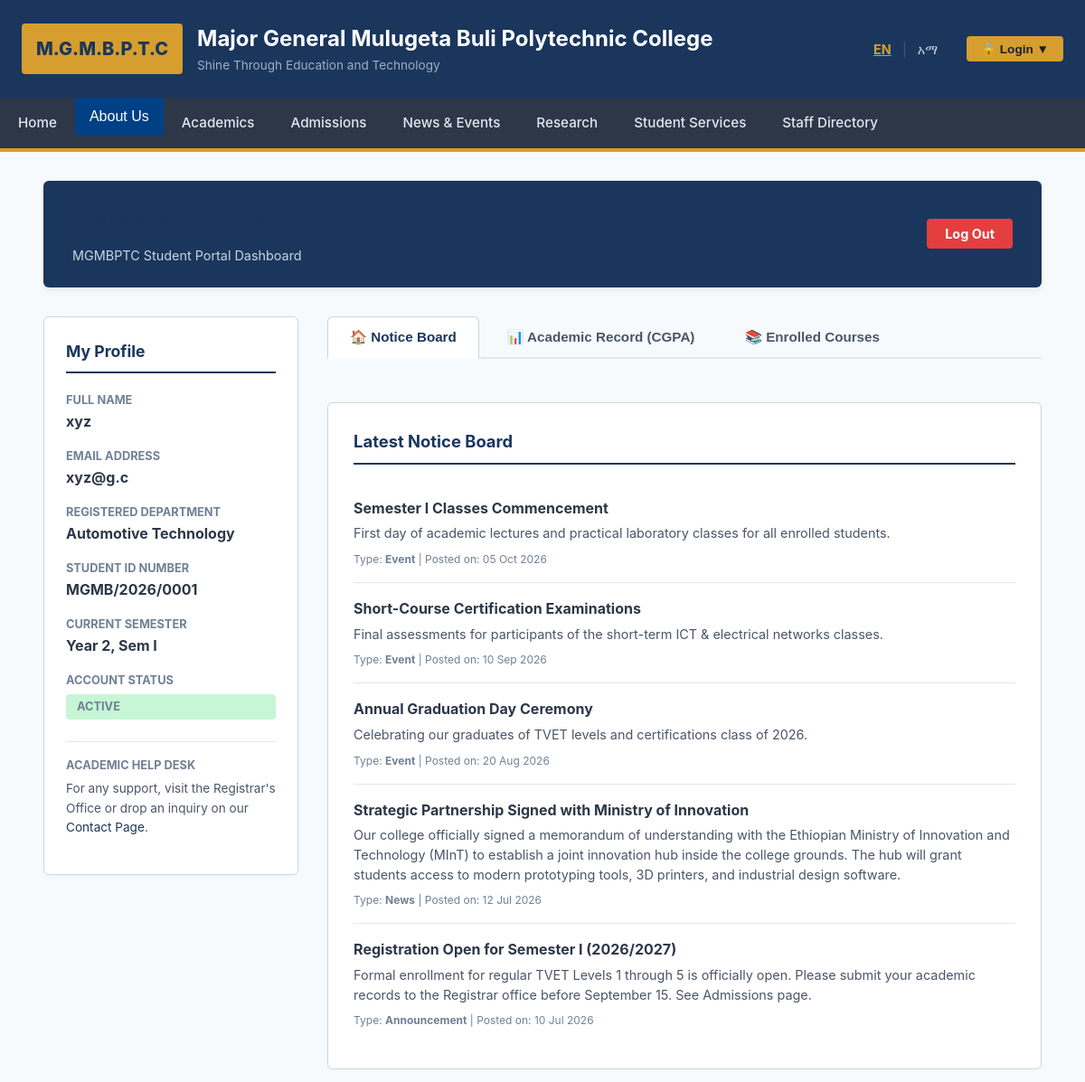
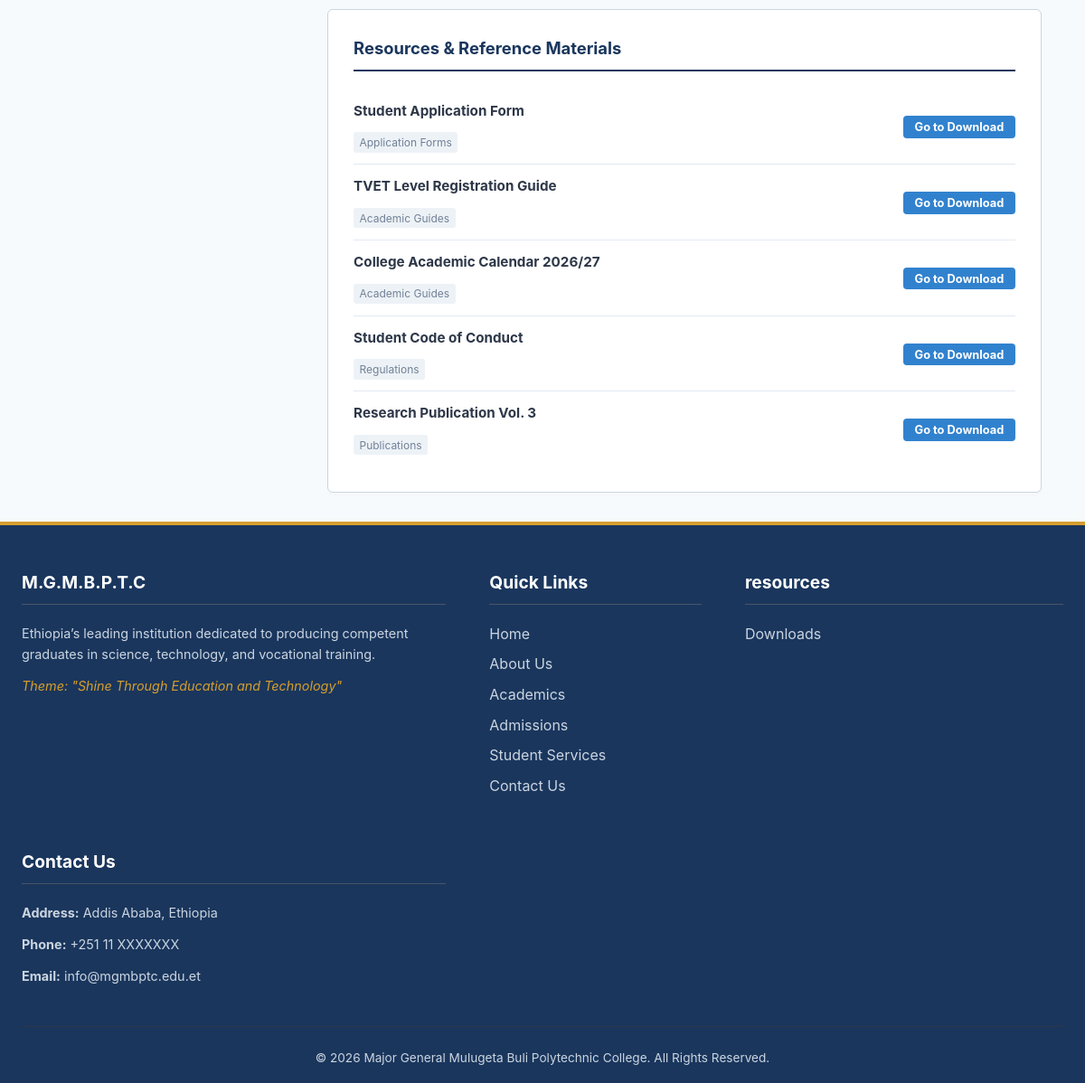
/student_portal.php (signed in), run on the app's committed database (2 pictures, top to bottom).
### tables this page shows
CREATE TABLE `students` (
  `id` int(11) NOT NULL,
  `full_name` varchar(100) NOT NULL,
  `email` varchar(100) NOT NULL,
  `password_hash` varchar(255) NOT NULL,
  `department` varchar(100) DEFAULT NULL,
  `student_id_no` varchar(50) DEFAULT NULL,
  `status` varchar(20) DEFAULT 'Active',
  `created_at` timestamp NOT NULL DEFAULT current_timestamp(),
  `must_change_password` tinyint(1) NOT NULL DEFAULT 1,
  `admission_ref_id` int(11) DEFAULT NULL
);

CREATE TABLE `news_events` (
  `id` int(11) NOT NULL,
  `title_en` varchar(255) NOT NULL,
  `title_am` varchar(255) NOT NULL,
  `content_en` text NOT NULL,
  `content_am` text NOT NULL,
  `type` enum('news','event','announcement') NOT NULL,
  `date_posted` date NOT NULL,
  `created_at` timestamp NOT NULL DEFAULT current_timestamp()
);

CREATE TABLE `downloads` (
  `id` int(11) NOT NULL,
  `title` varchar(200) NOT NULL,
  `description` varchar(255) DEFAULT NULL,
  `category` varchar(100) DEFAULT 'General',
  `file_name` varchar(255) NOT NULL,
  `created_at` timestamp NOT NULL DEFAULT current_timestamp()
);

### student_portal.php (the view, shortened to what this page needs)
<?php
require_once __DIR__ . '/includes/db.php';
$student_id = $_SESSION['student_id'];
require_once __DIR__ . '/includes/header.php';
$student = null;
$announcements = [];
$downloads = [];
$student_grades = [];
if ($pdo) {
    try {
        $stmt = $pdo->prepare("SELECT * FROM students WHERE id = :id");
        $stmt->execute([':id' => $student_id]);
        $student = $stmt->fetch();
        $announcements = $pdo->query("SELECT * FROM news_events ORDER BY date_posted DESC LIMIT 5")->fetchAll();
        $downloads = $pdo->query("SELECT * FROM downloads ORDER BY created_at DESC LIMIT 5")->fetchAll();
        $stmt_g = $pdo->prepare("
            SELECT g.*, c.course_code, c.course_title, c.credit_hours, c.department
            FROM grades g
            JOIN courses c ON g.course_id = c.id
            WHERE g.student_id = :student_id
            ORDER BY g.semester ASC, c.course_code ASC
        ");
        $stmt_g->execute([':student_id' => $student_id]);
        $student_grades = $stmt_g->fetchAll();
    } catch (\PDOException $e) {
        $db_error = $e->getMessage();
    }
}
$current_semester = 'Year 2, Sem I';
if (!empty($student_grades)) {
    $last_item = end($student_grades);
    $current_semester = $last_item['semester'];
}
    ?>
<div class="portal-container">
    <div class="portal-header">
        <div>
            <h2>Welcome back, <?php echo htmlspecialchars($student['full_name']); ?>!</h2>
            <p>MGMBPTC Student Portal Dashboard</p>
        </div>
        <div>
            <a href="student_logout.php" class="logout-btn">Log Out</a>
        </div>
    </div>
    <div class="dashboard-grid">
        <div class="profile-card">
            <h3>My Profile</h3>
            <div class="profile-detail">
                <span>Full Name</span>
                <strong><?php echo htmlspecialchars($student['full_name']); ?></strong>
            </div>
            <div class="profile-detail">
                <span>Email Address</span>
                <strong><?php echo htmlspecialchars($student['email']); ?></strong>
            </div>
            <div class="profile-detail">
                <span>Registered Department</span>
                <strong><?php echo htmlspecialchars($student['department']); ?></strong>
            </div>
            <div class="profile-detail">
                <span>Student ID Number</span>
                <strong><?php echo htmlspecialchars($student['student_id_no'] ?: 'Pending Assignment'); ?></strong>
            </div>
            <div class="profile-detail">
                <span>Current Semester</span>
                <strong><?php echo htmlspecialchars($current_semester); ?></strong>
            </div>
            <div class="profile-detail">
                <span>Account Status</span>
                <div>
                    <span class="status-badge"><?php echo htmlspecialchars($student['status']); ?></span>
                </div>
            </div>
            <div class="profile-detail" style="margin-top: 1.5rem; padding-top: 1rem; border-top: 1px solid #e2e8f0;">
                <span>Academic Help Desk</span>
                <p style="font-size: 0.85rem; color: #4a5568; margin-top: 0.25rem;">
                    For any support, visit the Registrar's Office or drop an inquiry on our <a href="contact.php">Contact Page</a>.
                </p>
            </div>
        </div>
        <div class="main-panel">
            <div class="portal-tabs">
                <button class="portal-tab-btn active" onclick="switchPortalTab(event, 'tabHome')">&#127968; Notice Board</button>
                <button class="portal-tab-btn" onclick="switchPortalTab(event, 'tabAcademics')">&#128202; Academic Record (CGPA)</button>
                <button class="portal-tab-btn" onclick="switchPortalTab(event, 'tabCourses')">&#128218; Enrolled Courses</button>
            </div>
            <div class="portal-tab-content active" id="tabHome">
                <div class="content-card" style="margin-bottom: 1.5rem;">
                    <h3>Latest Notice Board</h3>
                    <?php foreach ($announcements as $item): ?>
                        <div class="announcement-item">
                            <h4><?php echo htmlspecialchars($item['title_en'] ?? $item['title_am']); ?></h4>
                            <p><?php echo htmlspecialchars($item['content_en'] ?? $item['content_am']); ?></p>
                            <div class="announcement-meta">
                                Type: <strong><?php echo ucfirst($item['type']); ?></strong> | Posted on: <?php echo date('d M Y', strtotime($item['date_posted'] ?? $item['created_at'])); ?>
                            </div>
                        </div>
                    <?php endforeach; ?>
                </div>
                <div class="content-card">
                    <h3>Resources & Reference Materials</h3>
                    <ul class="download-list">
                        <?php foreach ($downloads as $item): ?>
                            <li class="download-item">
                                <div class="download-item-info">
                                    <h4><?php echo htmlspecialchars($item['title']); ?></h4>
                                    <span><?php echo htmlspecialchars($item['category']); ?></span>
                                </div>
                                <div>
                                    <a href="downloads.php" class="btn-download-link">Go to Download</a>
                                </div>
                            </li>
                        <?php endforeach; ?>
                    </ul>
                </div>
            </div>
        </div>
    </div>
</div>
<?php
require_once __DIR__ . '/includes/footer.php';
?>

### css/style.css (style rules this page uses)
:root { --primary-color: #1a365d; --accent-color: #d69e2e; --text-color: #2d3748; --bg-light: #f7fafc; --bg-white: #ffffff; --border-color: #cbd5e0; --font-stack: -apple-system, BlinkMacSystemFont, "Segoe UI", Roboto, Helvetica, Arial, sans-serif; --max-width: 1200px; }
* { margin: 0; padding: 0; box-sizing: border-box; }
body { font-family: var(--font-stack); color: var(--text-color); background-color: var(--bg-light); line-height: 1.6; }
a { color: var(--primary-color); text-decoration: none; }
h1, h2, h3, h4, h5, h6 { color: var(--primary-color); margin-bottom: 0.5rem; font-weight: 700; }

### student_portal.php (style rules this page uses)
.portal-container { max-width: 1200px; margin: 2rem auto; padding: 0 1.5rem; }
.portal-header { display: flex; justify-content: space-between; align-items: center; margin-bottom: 2rem; background: #1a365d; color: #fff; padding: 1.5rem 2rem; border-radius: 6px; box-shadow: 0 4px 6px rgba(0,0,0,0.05); }
.portal-header h2 { font-size: 1.5rem; }
.portal-header p { font-size: 0.9rem; color: #cbd5e0; }
.logout-btn { background-color: #e53e3e; color: #fff; padding: 0.5rem 1.25rem; border-radius: 4px; font-weight: bold; text-decoration: none; font-size: 0.9rem; }
.dashboard-grid { display: grid; grid-template-columns: 1fr 2.8fr; gap: 2rem; }
.profile-card { background: #fff; border: 1px solid #cbd5e0; border-radius: 6px; padding: 1.5rem; align-self: start; box-shadow: 0 2px 4px rgba(0,0,0,0.02); }
.profile-card h3 { color: #1a365d; margin-bottom: 1.25rem; border-bottom: 2px solid #1a365d; padding-bottom: 0.5rem; font-size: 1.1rem; }
.profile-detail { margin-bottom: 1rem; }
.profile-detail span { display: block; font-size: 0.8rem; color: #718096; text-transform: uppercase; font-weight: bold; }
.profile-detail strong { font-size: 1rem; color: #2d3748; }
.status-badge { display: inline-block; padding: 0.25rem 0.75rem; border-radius: 4px; font-size: 0.85rem; font-weight: bold; background: #c6f6d5; color: #22543d; margin-top: 0.25rem; }
.main-panel { display: flex; flex-direction: column; gap: 1.5rem; }
.content-card { background: #fff; border: 1px solid #cbd5e0; border-radius: 6px; padding: 1.75rem; box-shadow: 0 2px 4px rgba(0,0,0,0.02); }
.content-card h3 { color: #1a365d; margin-bottom: 1.25rem; border-bottom: 2px solid #1a365d; padding-bottom: 0.5rem; font-size: 1.15rem; }
.portal-tabs { display: flex; gap: 0.35rem; border-bottom: 2px solid #e2e8f0; margin-bottom: 1.5rem; }
.portal-tab-btn { background: none; border: none; padding: 0.85rem 1.5rem; font-size: 0.95rem; font-weight: bold; color: #4a5568; cursor: pointer; border-radius: 6px 6px 0 0; transition: all 0.2s; border: 1px solid transparent; margin-bottom: -2px; }
.portal-tab-btn.active { color: #1a365d; background: #fff; border-color: #cbd5e0 #cbd5e0 #fff #cbd5e0; border-bottom-color: #fff; }
.portal-tab-content { display: none; }
.portal-tab-content.active { display: block; }
.announcement-item { border-bottom: 1px solid #e2e8f0; padding: 1rem 0; }
.announcement-item:last-child { border-bottom: none; }
.announcement-item h4 { color: #2d3748; font-size: 1rem; margin-bottom: 0.25rem; }
.announcement-item p { color: #4a5568; font-size: 0.9rem; line-height: 1.5; }
.announcement-meta { font-size: 0.75rem; color: #718096; margin-top: 0.5rem; }
.download-list { list-style: none; }
.download-item { display: flex; justify-content: space-between; align-items: center; padding: 0.75rem 0; border-bottom: 1px solid #e2e8f0; }
.download-item:last-child { border-bottom: none; }
.download-item-info h4 { color: #2d3748; font-size: 0.95rem; }
.download-item-info span { font-size: 0.75rem; color: #718096; background: #edf2f7; padding: 0.1rem 0.4rem; border-radius: 3px; margin-top: 0.2rem; display: inline-block; }
.btn-download-link { background-color: #3182ce; color: white; padding: 0.3rem 0.8rem; border-radius: 4px; text-decoration: none; font-size: 0.8rem; font-weight: bold; }

### data on the page
students: full_name "xyz", email "xyz@g.c", department "Automotive Technology", student_id_no "MGMB/2026/0001", status "ACTIVE"
news_events: title_en "Semester I Classes Commencement", content_en "First day of academic lectures and practical laboratory classes for all enrolled students.", type "Event", date_posted "05 Oct 2026"
news_events: title_en "Short-Course Certification Examinations", content_en "Final assessments for participants of the short-term ICT & electrical networks classes.", type "Event", date_posted "10 Sep 2026"
news_events: title_en "Annual Graduation Day Ceremony", content_en "Celebrating our graduates of TVET levels and certifications class of 2026.", type "Event", date_posted "20 Aug 2026"
news_events: title_en "Strategic Partnership Signed with Ministry of Innovation", content_en "Our college officially signed a memorandum of understanding with the Ethiopian Ministry of Innovation and Technology (MInT) to establish a joint innovation hub inside the college grounds. The hub will grant students access to modern prototyping tools, 3D printers, and industrial design software.", type "News", date_posted "12 Jul 2026"
news_events: title_en "Registration Open for Semester I (2026/2027)", content_en "Formal enrollment for regular TVET Levels 1 through 5 is officially open. Please submit your academic records to the Registrar office before September 15. See Admissions page.", type "Announcement", date_posted "10 Jul 2026"
downloads: title "Student Application Form", category "Application Forms"
downloads: title "TVET Level Registration Guide", category "Academic Guides"
downloads: title "College Academic Calendar 2026/27", category "Academic Guides"
downloads: title "Student Code of Conduct", category "Regulations"
downloads: title "Research Publication Vol. 3", category "Publications"

### other printed values
__('college_name') "Major General Mulugeta Buli Polytechnic College"
__('motto') "Shine Through Education and Technology"
__('nav_home') "Home"
__('nav_about') "About Us"
__('nav_academics') "Academics"
__('nav_admission') "Admissions"
__('nav_news') "News & Events"
__('nav_research') "Research"
__('nav_services') "Student Services"
__('nav_staff') "Staff Directory"
$current_semester "Year 2, Sem I"
__('college_short') "M.G.M.B.P.T.C"
__('hero_desc') "Ethiopia’s leading institution dedicated to producing competent graduates in science, technology, and vocational training."
__('quick_links') "Quick Links"
__('nav_contact') "Contact Us"
